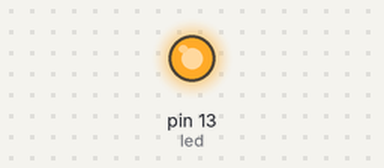
A sketch run on a simulated Arduino Uno, built with avr-gcc and run on an emulated ATmega328P. Shown: output pins drawn as LEDs (lit = HIGH). What the sketch prints to the serial monitor is not drawn.

Above: at 0.1 s.
Timing chart, 0 to 1.6 s (numbered marks = the images above):
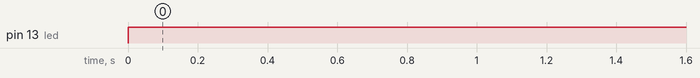

The sketch:

blink.ino
```cpp
//badger
struct vector{
	vector(int x2,int y2,int z2){
		x=x2;
		y=y2;
		z=z2;
	}

	int x=0;
	int y=0;
	int z=0;
};
class console{
public:
	console(int baud=9600){
		Serial.begin(baud);
	}
	template<typename A>inline static void print(A a1){
		Serial.println(a1);
	}
	inline static void wait(float a1=1){
		delay(a1*1000);
	}
};
class device{
public:
	device(int led=LED_BUILTIN,int out=OUTPUT){
		pinMode(led,out);
	}
	inline static void set_led(int led=LED_BUILTIN,int voltage=HIGH){
		digitalWrite(led,voltage);
	}
	inline static void set_led(vector* v){
		set_led(v->x,v->y);
	}
};

namespace val{
	int reset=5;
	int led=LED_BUILTIN;
}

void setup(){
	console* con=new console();
	device* dev=new device();
}
void loop(){
	for(int a=0;a<=val::reset;a++){
		console::print(a);

		device::set_led();console::wait();
		device::set_led(LOW);console::wait();
	}

	console::wait(val::reset);
}
```

Measured:
- by itself, pin 13 (led): LOW → HIGH at 0.00 s
